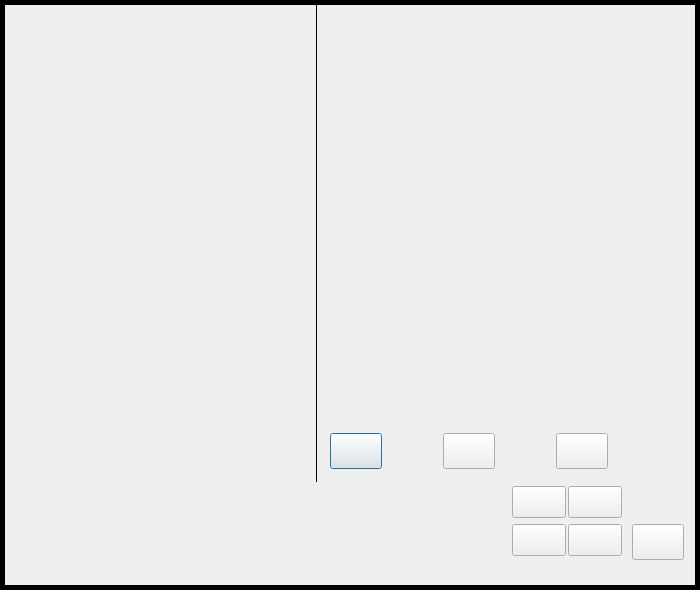
<?xml version="1.0" encoding="UTF-8"?>
<ui version="4.0">
 <class>HeroMainDialog</class>
 <widget class="QDialog" name="HeroMainDialog">
  <property name="geometry">
   <rect>
    <x>0</x>
    <y>0</y>
    <width>700</width>
    <height>590</height>
   </rect>
  </property>
  <property name="windowTitle">
   <string/>
  </property>
  <layout class="QVBoxLayout" name="mainLayoutFrameWrapper" stretch="1">
   <property name="spacing">
    <number>0</number>
   </property>
   <property name="leftMargin">
    <number>0</number>
   </property>
   <property name="topMargin">
    <number>0</number>
   </property>
   <property name="rightMargin">
    <number>0</number>
   </property>
   <property name="bottomMargin">
    <number>0</number>
   </property>
   <item>
    <widget class="QFrame" name="mainFrame">
     <property name="frameShape">
      <enum>QFrame::Box</enum>
     </property>
     <property name="lineWidth">
      <number>5</number>
     </property>
     <property name="borderStyle" stdset="0">
      <string>main</string>
     </property>
     <layout class="QVBoxLayout" name="mainLayout" stretch="1,0">
      <property name="spacing">
       <number>0</number>
      </property>
      <property name="leftMargin">
       <number>0</number>
      </property>
      <property name="topMargin">
       <number>0</number>
      </property>
      <property name="rightMargin">
       <number>0</number>
      </property>
      <property name="bottomMargin">
       <number>0</number>
      </property>
      <item>
       <widget class="QFrame" name="topWoStatus">
        <property name="frameShape">
         <enum>QFrame::Box</enum>
        </property>
        <property name="lineWidth">
         <number>0</number>
        </property>
        <layout class="QHBoxLayout" name="horizontalLayout" stretch="1,0">
         <property name="spacing">
          <number>0</number>
         </property>
         <property name="leftMargin">
          <number>0</number>
         </property>
         <property name="topMargin">
          <number>0</number>
         </property>
         <property name="rightMargin">
          <number>0</number>
         </property>
         <property name="bottomMargin">
          <number>0</number>
         </property>
         <item>
          <layout class="QVBoxLayout" name="verticalLayout" stretch="1,0">
           <property name="spacing">
            <number>0</number>
           </property>
           <property name="leftMargin">
            <number>0</number>
           </property>
           <property name="topMargin">
            <number>0</number>
           </property>
           <property name="rightMargin">
            <number>0</number>
           </property>
           <property name="bottomMargin">
            <number>0</number>
           </property>
           <item>
            <widget class="QFrame" name="ftopMain">
             <property name="frameShape">
              <enum>QFrame::Box</enum>
             </property>
             <property name="lineWidth">
              <number>0</number>
             </property>
             <property name="midLineWidth">
              <number>0</number>
             </property>
             <property name="borderStyle" stdset="0">
              <string>wide</string>
             </property>
             <property name="leftBottomFix" stdset="0">
              <number>3</number>
             </property>
             <property name="leftTopFix" stdset="0">
              <number>3</number>
             </property>
             <layout class="QHBoxLayout" name="horizontalLayout_2">
              <property name="spacing">
               <number>2</number>
              </property>
              <property name="leftMargin">
               <number>0</number>
              </property>
              <property name="topMargin">
               <number>0</number>
              </property>
              <property name="rightMargin">
               <number>0</number>
              </property>
              <property name="bottomMargin">
               <number>0</number>
              </property>
              <item>
               <layout class="QVBoxLayout" name="verticalLayout_3" stretch="0,1">
                <property name="spacing">
                 <number>2</number>
                </property>
                <property name="leftMargin">
                 <number>15</number>
                </property>
                <property name="topMargin">
                 <number>14</number>
                </property>
                <property name="rightMargin">
                 <number>10</number>
                </property>
                <property name="bottomMargin">
                 <number>10</number>
                </property>
                <item>
                 <layout class="QHBoxLayout" name="horizontalLayout_4" stretch="0,0">
                  <property name="spacing">
                   <number>5</number>
                  </property>
                  <property name="leftMargin">
                   <number>0</number>
                  </property>
                  <property name="topMargin">
                   <number>0</number>
                  </property>
                  <property name="rightMargin">
                   <number>0</number>
                  </property>
                  <property name="bottomMargin">
                   <number>0</number>
                  </property>
                  <item>
                   <widget class="QLabel" name="labelHeroPortrait">
                    <property name="minimumSize">
                     <size>
                      <width>58</width>
                      <height>64</height>
                     </size>
                    </property>
                    <property name="text">
                     <string/>
                    </property>
                   </widget>
                  </item>
                  <item>
                   <widget class="QLabel" name="labelHeroName">
                    <property name="sizePolicy">
                     <sizepolicy hsizetype="Expanding" vsizetype="Expanding">
                      <horstretch>0</horstretch>
                      <verstretch>0</verstretch>
                     </sizepolicy>
                    </property>
                    <property name="minimumSize">
                     <size>
                      <width>0</width>
                      <height>64</height>
                     </size>
                    </property>
                    <property name="text">
                     <string/>
                    </property>
                    <property name="alignment">
                     <set>Qt::AlignCenter</set>
                    </property>
                   </widget>
                  </item>
                 </layout>
                </item>
                <item>
                 <widget class="QStackedWidget" name="stackedWidgetStats">
                  <widget class="QWidget" name="pageStatsIcons">
                   <layout class="QVBoxLayout" name="verticalLayout_stats" stretch="0,0,0,1">
                    <property name="spacing">
                     <number>2</number>
                    </property>
                    <property name="leftMargin">
                     <number>0</number>
                    </property>
                    <property name="topMargin">
                     <number>0</number>
                    </property>
                    <property name="rightMargin">
                     <number>0</number>
                    </property>
                    <property name="bottomMargin">
                     <number>0</number>
                    </property>
                    <item>
                     <widget class="FreeHeroes::Gui::PrimaryStatsWidget" name="primaryStatsWidget" native="true">
                      <property name="minimumSize">
                       <size>
                        <width>0</width>
                        <height>80</height>
                       </size>
                      </property>
                     </widget>
                    </item>
                    <item>
                     <layout class="QHBoxLayout" name="horizontalLayout_5">
                      <property name="spacing">
                       <number>0</number>
                      </property>
                      <item>
                       <widget class="QLabel" name="labelSpecialityIcon">
                        <property name="minimumSize">
                         <size>
                          <width>44</width>
                          <height>44</height>
                         </size>
                        </property>
                        <property name="text">
                         <string/>
                        </property>
                       </widget>
                      </item>
                      <item>
                       <layout class="QVBoxLayout" name="verticalLayout_8">
                        <property name="spacing">
                         <number>0</number>
                        </property>
                        <property name="leftMargin">
                         <number>0</number>
                        </property>
                        <property name="topMargin">
                         <number>0</number>
                        </property>
                        <property name="rightMargin">
                         <number>0</number>
                        </property>
                        <property name="bottomMargin">
                         <number>0</number>
                        </property>
                        <item>
                         <widget class="QLabel" name="labelSpecialityText">
                          <property name="sizePolicy">
                           <sizepolicy hsizetype="Expanding" vsizetype="Expanding">
                            <horstretch>0</horstretch>
                            <verstretch>0</verstretch>
                           </sizepolicy>
                          </property>
                          <property name="minimumSize">
                           <size>
                            <width>10</width>
                            <height>0</height>
                           </size>
                          </property>
                          <property name="text">
                           <string/>
                          </property>
                         </widget>
                        </item>
                       </layout>
                      </item>
                      <item>
                       <spacer name="horizontalSpacer">
                        <property name="orientation">
                         <enum>Qt::Horizontal</enum>
                        </property>
                        <property name="sizeType">
                         <enum>QSizePolicy::Fixed</enum>
                        </property>
                        <property name="sizeHint" stdset="0">
                         <size>
                          <width>11</width>
                          <height>1</height>
                         </size>
                        </property>
                       </spacer>
                      </item>
                      <item>
                       <widget class="FreeHeroes::Gui::MoraleLabel" name="labelMoraleIcon">
                        <property name="minimumSize">
                         <size>
                          <width>60</width>
                          <height>40</height>
                         </size>
                        </property>
                        <property name="text">
                         <string/>
                        </property>
                       </widget>
                      </item>
                      <item>
                       <widget class="FreeHeroes::Gui::LuckLabel" name="labelLuckIcon">
                        <property name="minimumSize">
                         <size>
                          <width>60</width>
                          <height>40</height>
                         </size>
                        </property>
                        <property name="text">
                         <string/>
                        </property>
                       </widget>
                      </item>
                     </layout>
                    </item>
                    <item>
                     <layout class="QHBoxLayout" name="horizontalLayout_6">
                      <property name="spacing">
                       <number>0</number>
                      </property>
                      <property name="leftMargin">
                       <number>0</number>
                      </property>
                      <property name="topMargin">
                       <number>0</number>
                      </property>
                      <property name="rightMargin">
                       <number>0</number>
                      </property>
                      <property name="bottomMargin">
                       <number>0</number>
                      </property>
                      <item>
                       <widget class="QLabel" name="labelExperienceIcon">
                        <property name="minimumSize">
                         <size>
                          <width>48</width>
                          <height>48</height>
                         </size>
                        </property>
                        <property name="lineWidth">
                         <number>2</number>
                        </property>
                        <property name="text">
                         <string/>
                        </property>
                       </widget>
                      </item>
                      <item>
                       <layout class="QVBoxLayout" name="verticalLayout_6">
                        <property name="spacing">
                         <number>0</number>
                        </property>
                        <item>
                         <widget class="QLabel" name="labelExperienceValue">
                          <property name="sizePolicy">
                           <sizepolicy hsizetype="Expanding" vsizetype="Expanding">
                            <horstretch>0</horstretch>
                            <verstretch>0</verstretch>
                           </sizepolicy>
                          </property>
                          <property name="text">
                           <string/>
                          </property>
                         </widget>
                        </item>
                       </layout>
                      </item>
                      <item>
                       <spacer name="horizontalSpacer_4">
                        <property name="orientation">
                         <enum>Qt::Horizontal</enum>
                        </property>
                        <property name="sizeType">
                         <enum>QSizePolicy::Fixed</enum>
                        </property>
                        <property name="sizeHint" stdset="0">
                         <size>
                          <width>5</width>
                          <height>5</height>
                         </size>
                        </property>
                       </spacer>
                      </item>
                      <item>
                       <widget class="QLabel" name="labelManaIcon">
                        <property name="minimumSize">
                         <size>
                          <width>44</width>
                          <height>44</height>
                         </size>
                        </property>
                        <property name="text">
                         <string/>
                        </property>
                       </widget>
                      </item>
                      <item>
                       <layout class="QVBoxLayout" name="verticalLayout_7">
                        <item>
                         <widget class="QLabel" name="labelManaValue">
                          <property name="sizePolicy">
                           <sizepolicy hsizetype="Expanding" vsizetype="Expanding">
                            <horstretch>0</horstretch>
                            <verstretch>0</verstretch>
                           </sizepolicy>
                          </property>
                          <property name="text">
                           <string/>
                          </property>
                         </widget>
                        </item>
                       </layout>
                      </item>
                     </layout>
                    </item>
                    <item>
                     <widget class="FreeHeroes::Gui::SkillsGridWidget" name="skillsGridWidget" native="true">
                      <property name="minimumSize">
                       <size>
                        <width>270</width>
                        <height>180</height>
                       </size>
                      </property>
                     </widget>
                    </item>
                   </layout>
                  </widget>
                  <widget class="FreeHeroes::Gui::HeroParameterWidget" name="pageStatsList"/>
                 </widget>
                </item>
               </layout>
              </item>
              <item>
               <widget class="QFrame" name="frame">
                <property name="frameShape">
                 <enum>QFrame::VLine</enum>
                </property>
                <property name="frameShadow">
                 <enum>QFrame::Plain</enum>
                </property>
                <property name="lineWidth">
                 <number>1</number>
                </property>
               </widget>
              </item>
              <item>
               <layout class="QVBoxLayout" name="verticalLayout_4">
                <property name="leftMargin">
                 <number>0</number>
                </property>
                <property name="topMargin">
                 <number>0</number>
                </property>
                <property name="rightMargin">
                 <number>9</number>
                </property>
                <property name="bottomMargin">
                 <number>3</number>
                </property>
                <item>
                 <widget class="FreeHeroes::Gui::ArtifactPuppetWidget" name="artifactPuppetWidget" native="true">
                  <property name="minimumSize">
                   <size>
                    <width>270</width>
                    <height>400</height>
                   </size>
                  </property>
                 </widget>
                </item>
                <item>
                 <layout class="QHBoxLayout" name="horizontalLayout_3">
                  <property name="leftMargin">
                   <number>10</number>
                  </property>
                  <property name="topMargin">
                   <number>10</number>
                  </property>
                  <property name="rightMargin">
                   <number>10</number>
                  </property>
                  <property name="bottomMargin">
                   <number>10</number>
                  </property>
                  <item>
                   <widget class="FreeHeroes::Gui::FlatButton" name="pushButtonListInfo">
                    <property name="sizePolicy">
                     <sizepolicy hsizetype="Fixed" vsizetype="Fixed">
                      <horstretch>0</horstretch>
                      <verstretch>0</verstretch>
                     </sizepolicy>
                    </property>
                    <property name="minimumSize">
                     <size>
                      <width>52</width>
                      <height>36</height>
                     </size>
                    </property>
                    <property name="maximumSize">
                     <size>
                      <width>52</width>
                      <height>36</height>
                     </size>
                    </property>
                    <property name="text">
                     <string/>
                    </property>
                    <property name="checkable">
                     <bool>true</bool>
                    </property>
                   </widget>
                  </item>
                  <item>
                   <spacer name="horizontalSpacer_2">
                    <property name="orientation">
                     <enum>Qt::Horizontal</enum>
                    </property>
                    <property name="sizeHint" stdset="0">
                     <size>
                      <width>40</width>
                      <height>20</height>
                     </size>
                    </property>
                   </spacer>
                  </item>
                  <item>
                   <widget class="FreeHeroes::Gui::FlatButton" name="pushButtonBag">
                    <property name="sizePolicy">
                     <sizepolicy hsizetype="Fixed" vsizetype="Fixed">
                      <horstretch>0</horstretch>
                      <verstretch>0</verstretch>
                     </sizepolicy>
                    </property>
                    <property name="minimumSize">
                     <size>
                      <width>52</width>
                      <height>36</height>
                     </size>
                    </property>
                    <property name="maximumSize">
                     <size>
                      <width>52</width>
                      <height>36</height>
                     </size>
                    </property>
                    <property name="text">
                     <string/>
                    </property>
                   </widget>
                  </item>
                  <item>
                   <spacer name="horizontalSpacer_3">
                    <property name="orientation">
                     <enum>Qt::Horizontal</enum>
                    </property>
                    <property name="sizeHint" stdset="0">
                     <size>
                      <width>40</width>
                      <height>20</height>
                     </size>
                    </property>
                   </spacer>
                  </item>
                  <item>
                   <widget class="FreeHeroes::Gui::FlatButton" name="pushButtonDeleteHero">
                    <property name="sizePolicy">
                     <sizepolicy hsizetype="Fixed" vsizetype="Fixed">
                      <horstretch>0</horstretch>
                      <verstretch>0</verstretch>
                     </sizepolicy>
                    </property>
                    <property name="minimumSize">
                     <size>
                      <width>52</width>
                      <height>36</height>
                     </size>
                    </property>
                    <property name="maximumSize">
                     <size>
                      <width>52</width>
                      <height>36</height>
                     </size>
                    </property>
                    <property name="text">
                     <string/>
                    </property>
                   </widget>
                  </item>
                 </layout>
                </item>
               </layout>
              </item>
             </layout>
            </widget>
           </item>
           <item>
            <widget class="QFrame" name="armyControlWidgetWrap">
             <property name="frameShape">
              <enum>QFrame::Box</enum>
             </property>
             <property name="lineWidth">
              <number>0</number>
             </property>
             <property name="midLineWidth">
              <number>0</number>
             </property>
             <property name="borderStyle" stdset="0">
              <string>common</string>
             </property>
             <property name="topBorder" stdset="0">
              <string/>
             </property>
             <property name="leftBottomFix" stdset="0">
              <number>3</number>
             </property>
             <layout class="QVBoxLayout" name="armyControlWidget_1">
              <property name="spacing">
               <number>5</number>
              </property>
              <property name="leftMargin">
               <number>5</number>
              </property>
              <property name="topMargin">
               <number>0</number>
              </property>
              <property name="rightMargin">
               <number>5</number>
              </property>
              <property name="bottomMargin">
               <number>3</number>
              </property>
              <item>
               <layout class="QHBoxLayout" name="armyControlWidget_top" stretch="1,0,0">
                <property name="spacing">
                 <number>3</number>
                </property>
                <item>
                 <layout class="QVBoxLayout" name="armyControlWidget_left">
                  <item>
                   <widget class="FreeHeroes::Gui::ArmyControlWidget" name="armyControlWidget">
                    <property name="minimumSize">
                     <size>
                      <width>0</width>
                      <height>80</height>
                     </size>
                    </property>
                   </widget>
                  </item>
                 </layout>
                </item>
                <item>
                 <spacer name="horizontalSpacer_5">
                  <property name="orientation">
                   <enum>Qt::Horizontal</enum>
                  </property>
                  <property name="sizeType">
                   <enum>QSizePolicy::Preferred</enum>
                  </property>
                  <property name="sizeHint" stdset="0">
                   <size>
                    <width>10</width>
                    <height>20</height>
                   </size>
                  </property>
                 </spacer>
                </item>
                <item>
                 <layout class="QVBoxLayout" name="armyControlWidget_right">
                  <property name="spacing">
                   <number>2</number>
                  </property>
                  <item>
                   <layout class="QHBoxLayout" name="armyControlWidget_right_mid">
                    <item>
                     <widget class="FreeHeroes::Gui::FlatButton" name="pushButtonUseDistantFormation">
                      <property name="sizePolicy">
                       <sizepolicy hsizetype="Fixed" vsizetype="Fixed">
                        <horstretch>0</horstretch>
                        <verstretch>0</verstretch>
                       </sizepolicy>
                      </property>
                      <property name="minimumSize">
                       <size>
                        <width>54</width>
                        <height>32</height>
                       </size>
                      </property>
                      <property name="maximumSize">
                       <size>
                        <width>54</width>
                        <height>32</height>
                       </size>
                      </property>
                      <property name="text">
                       <string/>
                      </property>
                     </widget>
                    </item>
                    <item>
                     <widget class="FreeHeroes::Gui::FlatButton" name="pushButtonTacticsDisable">
                      <property name="sizePolicy">
                       <sizepolicy hsizetype="Fixed" vsizetype="Fixed">
                        <horstretch>0</horstretch>
                        <verstretch>0</verstretch>
                       </sizepolicy>
                      </property>
                      <property name="minimumSize">
                       <size>
                        <width>54</width>
                        <height>32</height>
                       </size>
                      </property>
                      <property name="maximumSize">
                       <size>
                        <width>54</width>
                        <height>32</height>
                       </size>
                      </property>
                      <property name="text">
                       <string/>
                      </property>
                     </widget>
                    </item>
                   </layout>
                  </item>
                  <item>
                   <layout class="QHBoxLayout" name="armyControlWidget_right_bot">
                    <item>
                     <widget class="FreeHeroes::Gui::FlatButton" name="pushButtonUseCompactFormation">
                      <property name="sizePolicy">
                       <sizepolicy hsizetype="Fixed" vsizetype="Fixed">
                        <horstretch>0</horstretch>
                        <verstretch>0</verstretch>
                       </sizepolicy>
                      </property>
                      <property name="minimumSize">
                       <size>
                        <width>54</width>
                        <height>32</height>
                       </size>
                      </property>
                      <property name="maximumSize">
                       <size>
                        <width>54</width>
                        <height>32</height>
                       </size>
                      </property>
                      <property name="text">
                       <string/>
                      </property>
                     </widget>
                    </item>
                    <item>
                     <widget class="FreeHeroes::Gui::FlatButton" name="pushButtonSplit">
                      <property name="sizePolicy">
                       <sizepolicy hsizetype="Fixed" vsizetype="Fixed">
                        <horstretch>0</horstretch>
                        <verstretch>0</verstretch>
                       </sizepolicy>
                      </property>
                      <property name="minimumSize">
                       <size>
                        <width>54</width>
                        <height>32</height>
                       </size>
                      </property>
                      <property name="maximumSize">
                       <size>
                        <width>54</width>
                        <height>32</height>
                       </size>
                      </property>
                      <property name="text">
                       <string/>
                      </property>
                     </widget>
                    </item>
                   </layout>
                  </item>
                 </layout>
                </item>
               </layout>
              </item>
             </layout>
            </widget>
           </item>
          </layout>
         </item>
         <item>
          <widget class="QFrame" name="frameHeroSelector">
           <property name="frameShape">
            <enum>QFrame::Box</enum>
           </property>
           <property name="frameShadow">
            <enum>QFrame::Plain</enum>
           </property>
           <property name="lineWidth">
            <number>0</number>
           </property>
           <property name="midLineWidth">
            <number>0</number>
           </property>
           <property name="borderStyle" stdset="0">
            <string>common</string>
           </property>
           <property name="leftBorder" stdset="0">
            <string/>
           </property>
           <layout class="QVBoxLayout" name="verticalLayout_2" stretch="0,1,0">
            <property name="leftMargin">
             <number>5</number>
            </property>
            <property name="topMargin">
             <number>5</number>
            </property>
            <property name="rightMargin">
             <number>5</number>
            </property>
            <property name="bottomMargin">
             <number>5</number>
            </property>
            <item>
             <widget class="QLabel" name="labelFlagIcon">
              <property name="minimumSize">
               <size>
                <width>58</width>
                <height>64</height>
               </size>
              </property>
              <property name="text">
               <string/>
              </property>
             </widget>
            </item>
            <item>
             <widget class="FreeHeroes::Gui::HeroSelectorDialogWidget" name="heroSelectorDialogWidget" native="true"/>
            </item>
            <item>
             <widget class="FreeHeroes::Gui::FlatButton" name="pushButtonClose">
              <property name="minimumSize">
               <size>
                <width>52</width>
                <height>36</height>
               </size>
              </property>
              <property name="maximumSize">
               <size>
                <width>52</width>
                <height>36</height>
               </size>
              </property>
              <property name="text">
               <string/>
              </property>
             </widget>
            </item>
           </layout>
          </widget>
         </item>
        </layout>
       </widget>
      </item>
      <item>
       <widget class="QLabel" name="labelHover">
        <property name="minimumSize">
         <size>
          <width>0</width>
          <height>20</height>
         </size>
        </property>
        <property name="midLineWidth">
         <number>1</number>
        </property>
        <property name="text">
         <string/>
        </property>
        <property name="alignment">
         <set>Qt::AlignCenter</set>
        </property>
       </widget>
      </item>
     </layout>
    </widget>
   </item>
  </layout>
 </widget>
 <customwidgets>
  <customwidget>
   <class>FreeHeroes::Gui::FlatButton</class>
   <extends>QPushButton</extends>
   <header>CustomFrames.hpp</header>
  </customwidget>
  <customwidget>
   <class>FreeHeroes::Gui::PrimaryStatsWidget</class>
   <extends>QWidget</extends>
   <header>PrimaryStatsWidget.hpp</header>
  </customwidget>
  <customwidget>
   <class>FreeHeroes::Gui::SkillsGridWidget</class>
   <extends>QWidget</extends>
   <header>SkillsGridWidget.hpp</header>
  </customwidget>
  <customwidget>
   <class>FreeHeroes::Gui::ArtifactPuppetWidget</class>
   <extends>QWidget</extends>
   <header>ArtifactPuppetWidget.hpp</header>
  </customwidget>
  <customwidget>
   <class>FreeHeroes::Gui::ArmyControlWidget</class>
   <extends>QFrame</extends>
   <header>ArmyControlWidget.hpp</header>
   <container>1</container>
  </customwidget>
  <customwidget>
   <class>FreeHeroes::Gui::HeroSelectorDialogWidget</class>
   <extends>QWidget</extends>
   <header>HeroSelectorDialogWidget.hpp</header>
  </customwidget>
  <customwidget>
   <class>FreeHeroes::Gui::HeroParameterWidget</class>
   <extends>QWidget</extends>
   <header>HeroParameterWidget.hpp</header>
  </customwidget>
  <customwidget>
   <class>FreeHeroes::Gui::LuckLabel</class>
   <extends>QLabel</extends>
   <header>RngParamLabel.hpp</header>
  </customwidget>
  <customwidget>
   <class>FreeHeroes::Gui::MoraleLabel</class>
   <extends>QLabel</extends>
   <header>RngParamLabel.hpp</header>
  </customwidget>
 </customwidgets>
 <resources/>
 <connections/>
</ui>
